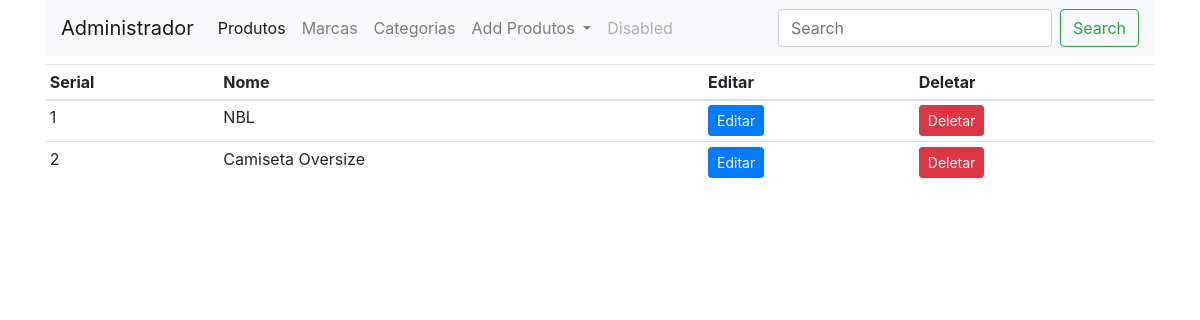
Page /marcas (signed in) on the earlier database version.
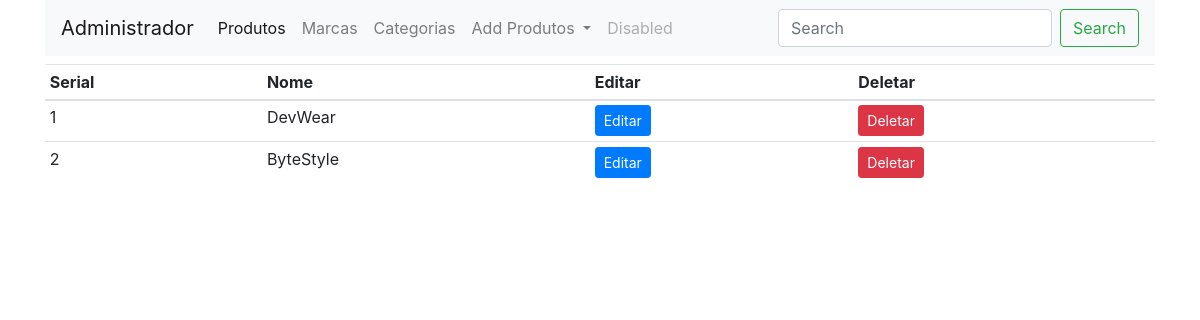
Same page on the later database version.
### loja/produtos/models.py (models this page shows)
class Marca(db.Model):
    id=db.Column(db.Integer, primary_key=True)
    name=db.Column(db.String(30), nullable=False, unique=True)

### loja/admin/rotas.py (the view)
@app.route('/marcas')
def marcas():
    if'email' not in session:
        flash('Favor fazer seu login', 'danger')
        return redirect(url_for('login'))
    marcas = Marca.query.order_by(Marca.id.desc()).all()
    return render_template('admin/marca.html', title='Pagina Marcas', marcas=marcas)

### loja/templates/admin/marca.html (shortened to what this page needs)
{% extends 'layouts.html' %}
{% block content %}
<div class="container">
    <nav class="navbar navbar-expand-lg navbar-light bg-light">
        <a class="navbar-brand" href="{{url_for('admin')}}">Administrador</a>
        <div class="collapse navbar-collapse" id="navbarSupportedContent">
          <ul class="navbar-nav mr-auto">
            <li class="nav-item active">
              <a class="nav-link" href="{{url_for('admin')}}">Produtos <span class="sr-only">(current)</span></a>
            </li>
            <li class="nav-item">
              <a class="nav-link" href="{{url_for('marcas')}}">Marcas</a>
            </li>
            <li class="nav-item">
                <a class="nav-link" href="{{url_for('categoria')}}">Categorias</a>
              </li>
            <li class="nav-item dropdown">
              <a class="nav-link dropdown-toggle" href="#" id="navbarDropdown" role="button" data-toggle="dropdown" aria-haspopup="true" aria-expanded="false">
                Add Produtos
              </a>
            </li>
            <li class="nav-item">
              <a class="nav-link disabled" href="#" tabindex="-1" aria-disabled="true">Disabled</a>
            </li>
          </ul>
          <form class="form-inline my-2 my-lg-0">
            <input class="form-control mr-sm-2" type="search" placeholder="Search" aria-label="Search">
            <button class="btn btn-outline-success my-2 my-sm-0" type="submit">Search</button>
          </form>
        </div>
      </nav>
</div>
<div class="container mt-2">
    <table class="table table-sm">
        <thead>
            <th>Serial</th>
            <th>Nome</th>
            <th>Editar</th>
            <th>Deletar</th>
        </thead>
        <tbody>
            {% if marcas %}
            {% for marca in marcas %}
            <tr>
                <td>{{loop.index}}</td>
                <td>{{marca.name}}</td>
                <td><a href="{{url_for('updatemarca', id=marca.id)}}"class="btn btn-sm btn-primary">Editar</a></td>
                <td>
                  <button type="button" class="btn btn-danger btn-sm" data-toggle="modal" data-target="#exampleModal-{{marca.id}}">
                    Deletar
                  </button>
                </td>
              </tr>
            {% endfor %}
            {% endif %}
        </tbody>
    </table>
</div>
{% endblock content %}

Differences in the rows shown:
changed Marca: name "NBL" → "DevWear"
changed Marca: name "Camiseta Oversize" → "ByteStyle"
